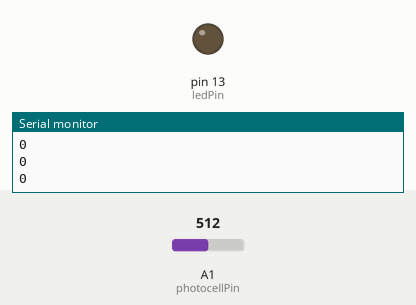
This sketch was run on a simulated Arduino Uno, built with avr-gcc and run on an emulated ATmega328P. On the bench: output pins drawn as LEDs (lit = HIGH), the last lines printed to the serial monitor. The test bench sets the inputs (shaded band); at power-on: A1 (photocellPin) = 512.

Above: at 1.2 s.
1.3 s: A1 (photocellPin) set to 9
2.8 s: A1 (photocellPin) set to 6
At 3.9 s:
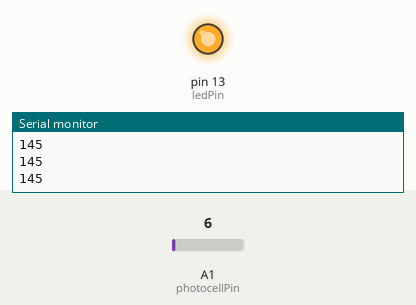
4.3 s: A1 (photocellPin) set to 122
At 5.3 s:
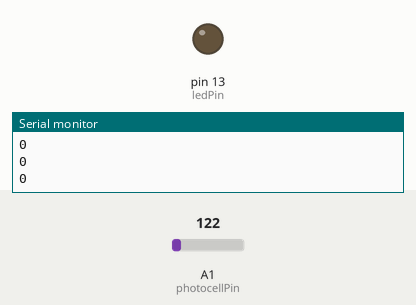
5.8 s: A1 (photocellPin) set to 0
At 6.5 s:
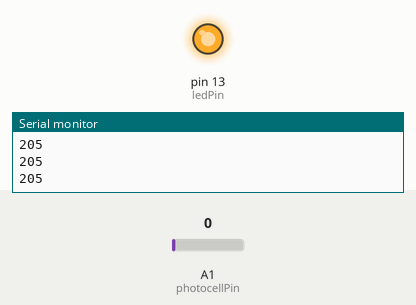
Timing chart, 0 to 8.3 s (numbered marks = the images above; inputs shaded):
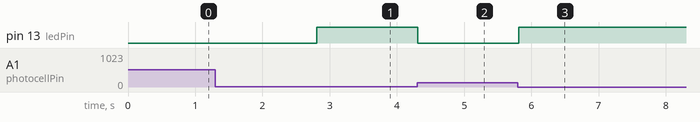

Measured:
- the behaviour switches between 8 and 7 on A1 (photocellPin) (found by bisection; images 0 and 1)
- after the input at 2.8 s, pin 13 (ledPin): LOW → HIGH at once
- after the input at 4.3 s, pin 13 (ledPin): HIGH → LOW at once
- after the input at 5.8 s, pin 13 (ledPin): LOW → HIGH at once

The sketch:

Eco_Light.ino
```cpp
int brightness;
int photocellPin = 1;
int ledPin = 13;

void setup(){
  Serial.begin(9600);
}

void loop(){
  brightness = analogRead(photocellPin);

  brightness = brightness * 10;

  if(brightness > 255){
    brightness = 255;
  }

  brightness = 255 - brightness;

  brightness -= 50;

  if(brightness < 0){
    brightness = 0;
  }

  analogWrite(ledPin, brightness);
  Serial.println(brightness);
  delay(100);
}
```
